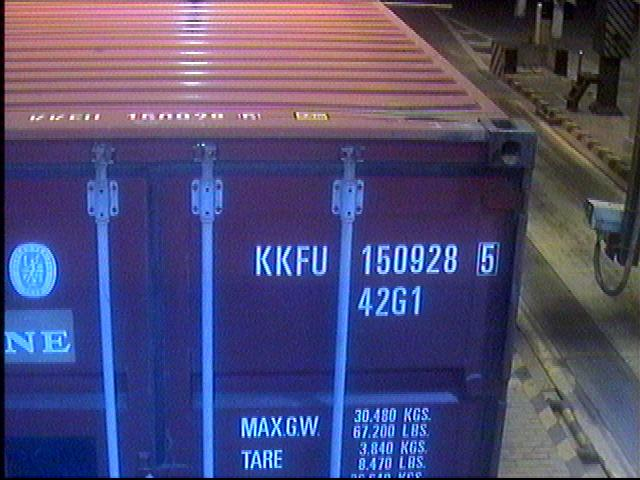
%> input picture ContainerRec/data/3.jpg, 640 x 480 px
$ octave nianlian.m   (GNU Octave 9; MATLAB toolbox functions it lacks are replaced by stand-ins)
%> lines starting %> are read from the running program, lines starting %| are printed output that depends on the picture; in (x1, y1, x2, y2) boxes, pixels count from 0 and x2, y2 are one past the last pixel; in counts of white or black regions, pixels touching at a corner belong together; the program's own positions count from 1
clc;
clear;
close all;
a=imread('3.jpg');
%> a is the input picture: size 480x640x3 uint8; mean R, G, B 79.9, 76, 115.8
figure,imshow(a);
level = graythresh(a);
%> level = 0.376
d=im2bw(a ,level);
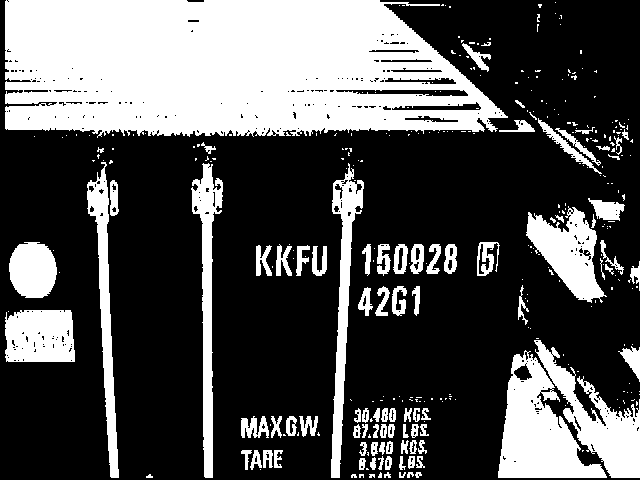
%> d: size 480x640 logical; 32.3% white; 333 white regions (243 under 20 px), largest, box (x1, y1, x2, y2) and area: (5, 0, 508, 138) 56321, (498, 350, 607, 478) 6921, (534, 340, 640, 478) 4817
figure,imshow(d);

% [32 lines of commented-out code are left out]

f = zeros(50,2,'double');
  tarf = 1;
  [m,~] = size(d);
%> m = 480
  I{3} = d;
  I{4} = I{3};
  se = strel('line',10,0);
  I{3} = imdilate(I{3},se);
  figure,imshow(I{3});
%> after `imshow(I{3})`:
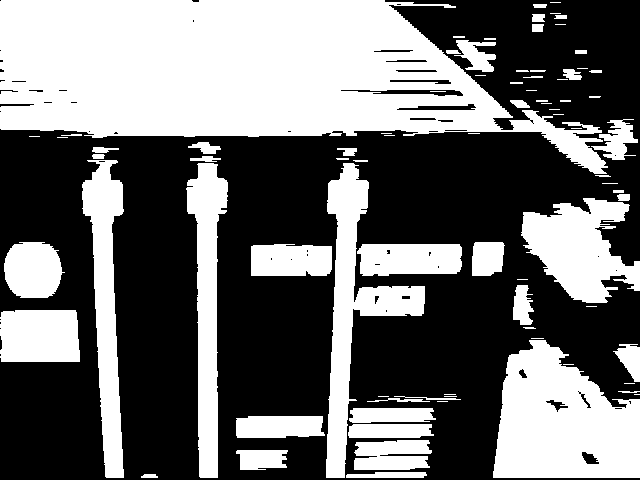
%> displayed picture: size 480x640 logical; 43.2% white; 83 white regions (28 under 20 px), largest, box (x1, y1, x2, y2) and area: (0, 0, 608, 174) 62090, (493, 340, 640, 478) 14755, (326, 163, 425, 478) 8797

  for tary=1:m
      if(sum(I{3}(tary,:))>5)
          if(f(tarf,1)==0)
              f(tarf,1) = tary;
          end
      elseif(f(tarf,1)>0)
          f(tarf,2) = tary;
          tarf = tarf + 1;
      end
  end
%> after the loop, f = 50 rows, first 12: [1 479; 0 0; 0 0; 0 0; 0 0; 0 0; 0 0; 0 0; 0 0; 0 0; 0 0; 0 0]; tarf = 2
  if(tarf<=11)
     f(tarf,2) = tary;
     tarf = tarf + 1;
%> tarf = 3
  end
Files = dir(strcat('fengedezifu\','*.jpg'));
LengthFiles = length(Files);
for i = 1:LengthFiles
        delete(['fengedezifu\',Files(i).name]);
end
tara = 1;
  for i=1:tarf-1
%> (the run ends here)

$ run again, with ContainerRec/data/1.jpg copied over ContainerRec/data/3.jpg
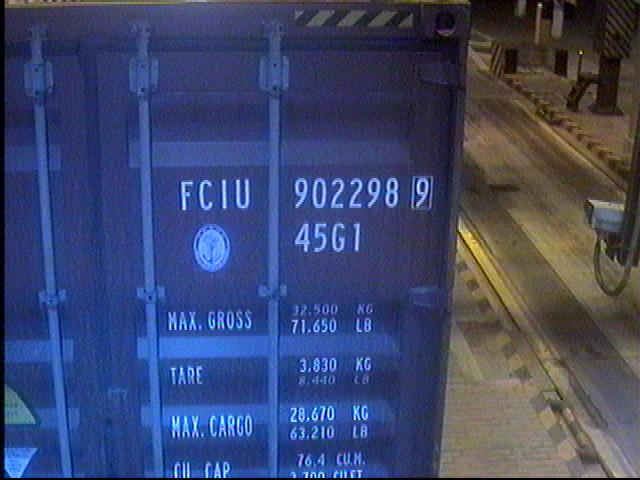
%> input picture ContainerRec/data/1.jpg, 640 x 480 px
%> a is the input picture: size 480x640x3 uint8; mean R, G, B 62.2, 71.5, 107.8
%> level = 0.361
%> `d=im2bw(a ,level);`:
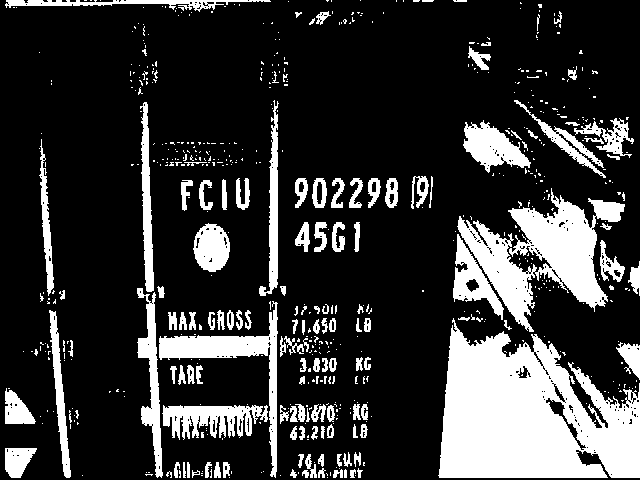
%> d: size 480x640 logical; 21% white; 626 white regions (492 under 20 px), largest, box (x1, y1, x2, y2) and area: (438, 318, 640, 478) 21702, (457, 188, 625, 332) 9284, (159, 301, 278, 478) 3493
%> after the loop `for tary=1:m`: f = 50 rows, first 12: [1 42; 43 87; 88 99; 101 479; 0 0; 0 0; 0 0; 0 0; 0 0; 0 0; 0 0; 0 0]; tarf = 5
%> `tarf = tarf + 1;`: tarf = 6

$ run again, with ContainerRec/data/10.jpg copied over ContainerRec/data/3.jpg
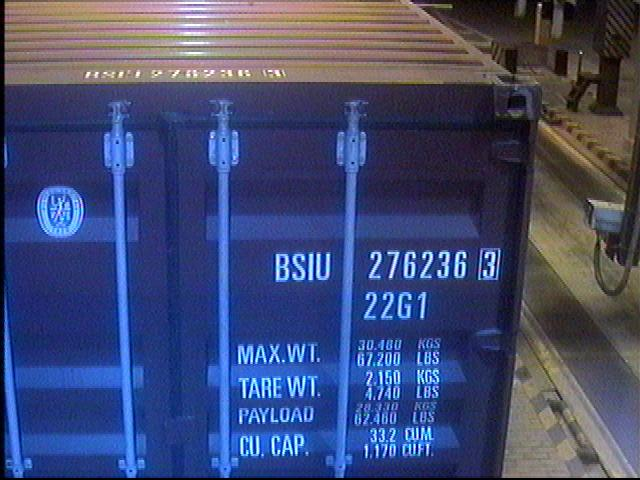
%> input picture ContainerRec/data/10.jpg, 640 x 480 px
%> a is the input picture: size 480x640x3 uint8; mean R, G, B 66.1, 75.1, 114.3
%> level = 0.373
%> `d=im2bw(a ,level);`:
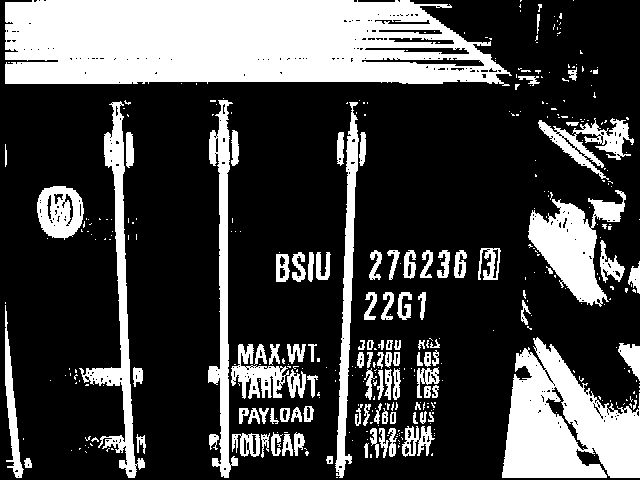
%> d: size 480x640 logical; 27.5% white; 385 white regions (284 under 20 px), largest, box (x1, y1, x2, y2) and area: (5, 0, 512, 86) 36310, (502, 337, 640, 478) 12173, (528, 190, 626, 307) 5029
%> after the loop `for tary=1:m`: f = 50 rows, first 12: [1 91; 93 100; 101 479; 0 0; 0 0; 0 0; 0 0; 0 0; 0 0; 0 0; 0 0; 0 0]; tarf = 4
%> `tarf = tarf + 1;`: tarf = 5

$ run again, with ContainerRec/data/11.jpg copied over ContainerRec/data/3.jpg
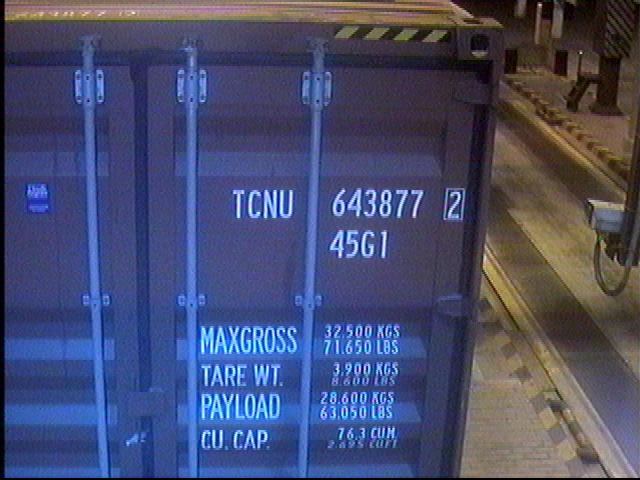
%> input picture ContainerRec/data/11.jpg, 640 x 480 px
%> a is the input picture: size 480x640x3 uint8; mean R, G, B 72.1, 77.3, 110.1
%> level = 0.392
%> `d=im2bw(a ,level);`:
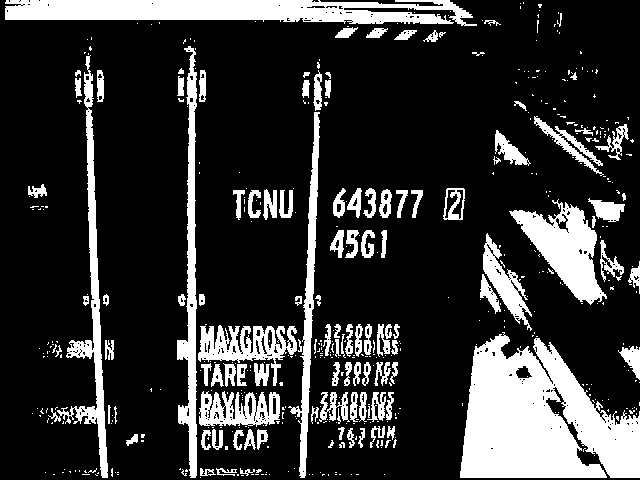
%> d: size 480x640 logical; 20.3% white; 500 white regions (383 under 20 px), largest, box (x1, y1, x2, y2) and area: (460, 332, 640, 478) 17422, (5, 0, 477, 26) 8729, (509, 199, 607, 305) 4430
%> after the loop `for tary=1:m`: f = 50 rows, first 12: [1 45; 47 479; 0 0; 0 0; 0 0; 0 0; 0 0; 0 0; 0 0; 0 0; 0 0; 0 0]; tarf = 3
%> `tarf = tarf + 1;`: tarf = 4
